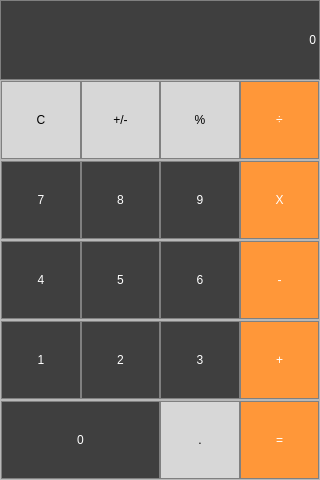
<?xml version="1.0" encoding="UTF-8"?>
<ui version="4.0">
 <class>MainWindow</class>
 <widget class="QMainWindow" name="MainWindow">
  <property name="geometry">
   <rect>
    <x>0</x>
    <y>0</y>
    <width>320</width>
    <height>480</height>
   </rect>
  </property>
  <property name="windowTitle">
   <string>Calculator</string>
  </property>
  <widget class="QWidget" name="centralwidget">
   <layout class="QVBoxLayout" name="verticalLayout">
    <property name="spacing">
     <number>0</number>
    </property>
    <property name="leftMargin">
     <number>0</number>
    </property>
    <property name="topMargin">
     <number>0</number>
    </property>
    <property name="rightMargin">
     <number>0</number>
    </property>
    <property name="bottomMargin">
     <number>0</number>
    </property>
    <item>
     <widget class="QLabel" name="label">
      <property name="styleSheet">
       <string notr="true">QLabel {
	font: 20pt &quot;Segoe UI&quot;;
	color:white;
  qproperty-alignment: 'AlignVCenter | AlignRight';
  border: 1px solid gray;
  background-color: #3f3f3f;
}
</string>
      </property>
      <property name="text">
       <string>0</string>
      </property>
      <property name="alignment">
       <set>Qt::AlignRight|Qt::AlignTrailing|Qt::AlignVCenter</set>
      </property>
     </widget>
    </item>
    <item>
     <widget class="QFrame" name="frame">
      <property name="frameShape">
       <enum>QFrame::StyledPanel</enum>
      </property>
      <property name="frameShadow">
       <enum>QFrame::Raised</enum>
      </property>
      <property name="lineWidth">
       <number>1</number>
      </property>
      <layout class="QHBoxLayout" name="horizontalLayout">
       <property name="spacing">
        <number>0</number>
       </property>
       <property name="leftMargin">
        <number>0</number>
       </property>
       <property name="topMargin">
        <number>0</number>
       </property>
       <property name="rightMargin">
        <number>0</number>
       </property>
       <property name="bottomMargin">
        <number>0</number>
       </property>
       <item>
        <widget class="QPushButton" name="pushButton_clear">
         <property name="sizePolicy">
          <sizepolicy hsizetype="Minimum" vsizetype="Minimum">
           <horstretch>0</horstretch>
           <verstretch>0</verstretch>
          </sizepolicy>
         </property>
         <property name="styleSheet">
          <string notr="true">QPushButton {
	font: 16pt &quot;Segoe UI&quot;;
	color:black;
  background-color: rgb(215, 215, 215);
  border: 1px solid gray;
}
QPushButton:pressed {
    background-color: qlineargradient(x1: 0, y1: 0, x2: 0, y2: 1,
                                      stop: 0 #BEBEBE, stop: 1 #D7D7D7);
}</string>
         </property>
         <property name="text">
          <string>C</string>
         </property>
        </widget>
       </item>
       <item>
        <widget class="QPushButton" name="pushButton_plusminus">
         <property name="sizePolicy">
          <sizepolicy hsizetype="Minimum" vsizetype="Minimum">
           <horstretch>0</horstretch>
           <verstretch>0</verstretch>
          </sizepolicy>
         </property>
         <property name="styleSheet">
          <string notr="true">QPushButton {
	font: 16pt &quot;Segoe UI&quot;;
	color:black;
  background-color: rgb(215, 215, 215);
  border: 1px solid gray;
}
QPushButton:pressed {
    background-color: qlineargradient(x1: 0, y1: 0, x2: 0, y2: 1,
                                      stop: 0 #BEBEBE, stop: 1 #D7D7D7);
}</string>
         </property>
         <property name="text">
          <string>+/-</string>
         </property>
        </widget>
       </item>
       <item>
        <widget class="QPushButton" name="pushButton_percent">
         <property name="sizePolicy">
          <sizepolicy hsizetype="Minimum" vsizetype="Minimum">
           <horstretch>0</horstretch>
           <verstretch>0</verstretch>
          </sizepolicy>
         </property>
         <property name="styleSheet">
          <string notr="true">QPushButton {
	font: 16pt &quot;Segoe UI&quot;;
	color:black;
  background-color: rgb(215, 215, 215);
  border: 1px solid gray;
}
QPushButton:pressed {
    background-color: qlineargradient(x1: 0, y1: 0, x2: 0, y2: 1,
                                      stop: 0 #BEBEBE, stop: 1 #D7D7D7);
}</string>
         </property>
         <property name="text">
          <string>%</string>
         </property>
        </widget>
       </item>
       <item>
        <widget class="QPushButton" name="pushButton_divide">
         <property name="sizePolicy">
          <sizepolicy hsizetype="Minimum" vsizetype="Minimum">
           <horstretch>0</horstretch>
           <verstretch>0</verstretch>
          </sizepolicy>
         </property>
         <property name="styleSheet">
          <string notr="true">QPushButton {
	font: 20pt &quot;Segoe UI&quot;;
  background-color: rgb(255, 151, 57);
  color: white; 
  border: 1px solid gray;
}

QPushButton:pressed {
    background-color: qlineargradient(x1: 0, y1: 0, x2: 0, y2: 1,
                                      stop: 0 #FF7832, stop: 1 #FF9739);
}</string>
         </property>
         <property name="text">
          <string>÷</string>
         </property>
        </widget>
       </item>
      </layout>
     </widget>
    </item>
    <item>
     <widget class="QFrame" name="frame_2">
      <property name="frameShape">
       <enum>QFrame::StyledPanel</enum>
      </property>
      <property name="frameShadow">
       <enum>QFrame::Raised</enum>
      </property>
      <property name="lineWidth">
       <number>1</number>
      </property>
      <layout class="QHBoxLayout" name="horizontalLayout_2">
       <property name="spacing">
        <number>0</number>
       </property>
       <property name="leftMargin">
        <number>0</number>
       </property>
       <property name="topMargin">
        <number>0</number>
       </property>
       <property name="rightMargin">
        <number>0</number>
       </property>
       <property name="bottomMargin">
        <number>0</number>
       </property>
       <item>
        <widget class="QPushButton" name="pushButton_7">
         <property name="sizePolicy">
          <sizepolicy hsizetype="Minimum" vsizetype="Minimum">
           <horstretch>0</horstretch>
           <verstretch>0</verstretch>
          </sizepolicy>
         </property>
         <property name="styleSheet">
          <string notr="true">QPushButton {
	font: 16pt &quot;Segoe UI&quot;;
  color: white; 
   background-color: #3f3f3f;
   border: 1px solid gray;
}
QPushButton:pressed {
    background-color: qlineargradient(x1: 0, y1: 0, x2: 0, y2: 1,
                                      stop: 0 #303030, stop: 1 #3f3f3f);
}</string>
         </property>
         <property name="text">
          <string>7</string>
         </property>
        </widget>
       </item>
       <item>
        <widget class="QPushButton" name="pushButton_8">
         <property name="sizePolicy">
          <sizepolicy hsizetype="Minimum" vsizetype="Minimum">
           <horstretch>0</horstretch>
           <verstretch>0</verstretch>
          </sizepolicy>
         </property>
         <property name="styleSheet">
          <string notr="true">QPushButton {
	font: 16pt &quot;Segoe UI&quot;;
  color: white; 
   background-color: #3f3f3f;
   border: 1px solid gray;
}
QPushButton:pressed {
    background-color: qlineargradient(x1: 0, y1: 0, x2: 0, y2: 1,
                                      stop: 0 #303030, stop: 1 #3f3f3f);
}</string>
         </property>
         <property name="text">
          <string>8</string>
         </property>
        </widget>
       </item>
       <item>
        <widget class="QPushButton" name="pushButton_9">
         <property name="sizePolicy">
          <sizepolicy hsizetype="Minimum" vsizetype="Minimum">
           <horstretch>0</horstretch>
           <verstretch>0</verstretch>
          </sizepolicy>
         </property>
         <property name="styleSheet">
          <string notr="true">QPushButton {
	font: 16pt &quot;Segoe UI&quot;;
  color: white; 
   background-color: #3f3f3f;
   border: 1px solid gray;
}
QPushButton:pressed {
    background-color: qlineargradient(x1: 0, y1: 0, x2: 0, y2: 1,
                                      stop: 0 #303030, stop: 1 #3f3f3f);
}</string>
         </property>
         <property name="text">
          <string>9</string>
         </property>
        </widget>
       </item>
       <item>
        <widget class="QPushButton" name="pushButton_multiply">
         <property name="sizePolicy">
          <sizepolicy hsizetype="Minimum" vsizetype="Minimum">
           <horstretch>0</horstretch>
           <verstretch>0</verstretch>
          </sizepolicy>
         </property>
         <property name="styleSheet">
          <string notr="true">QPushButton {
	font: 16pt &quot;Segoe UI&quot;;
  background-color: rgb(255, 151, 57);
  color: white; 
  border: 1px solid gray;
}

QPushButton:pressed {
    background-color: qlineargradient(x1: 0, y1: 0, x2: 0, y2: 1,
                                      stop: 0 #FF7832, stop: 1 #FF9739);
}</string>
         </property>
         <property name="text">
          <string>X</string>
         </property>
        </widget>
       </item>
      </layout>
     </widget>
    </item>
    <item>
     <widget class="QFrame" name="frame_3">
      <property name="frameShape">
       <enum>QFrame::StyledPanel</enum>
      </property>
      <property name="frameShadow">
       <enum>QFrame::Raised</enum>
      </property>
      <property name="lineWidth">
       <number>1</number>
      </property>
      <layout class="QHBoxLayout" name="horizontalLayout_3">
       <property name="spacing">
        <number>0</number>
       </property>
       <property name="leftMargin">
        <number>0</number>
       </property>
       <property name="topMargin">
        <number>0</number>
       </property>
       <property name="rightMargin">
        <number>0</number>
       </property>
       <property name="bottomMargin">
        <number>0</number>
       </property>
       <item>
        <widget class="QPushButton" name="pushButton_4">
         <property name="sizePolicy">
          <sizepolicy hsizetype="Minimum" vsizetype="Minimum">
           <horstretch>0</horstretch>
           <verstretch>0</verstretch>
          </sizepolicy>
         </property>
         <property name="styleSheet">
          <string notr="true">QPushButton {
	font: 16pt &quot;Segoe UI&quot;;
  color: white; 
   background-color: #3f3f3f;
   border: 1px solid gray;
}
QPushButton:pressed {
    background-color: qlineargradient(x1: 0, y1: 0, x2: 0, y2: 1,
                                      stop: 0 #303030, stop: 1 #3f3f3f);
}</string>
         </property>
         <property name="text">
          <string>4</string>
         </property>
        </widget>
       </item>
       <item>
        <widget class="QPushButton" name="pushButton_5">
         <property name="sizePolicy">
          <sizepolicy hsizetype="Minimum" vsizetype="Minimum">
           <horstretch>0</horstretch>
           <verstretch>0</verstretch>
          </sizepolicy>
         </property>
         <property name="styleSheet">
          <string notr="true">QPushButton {
	font: 16pt &quot;Segoe UI&quot;;
  color: white; 
   background-color: #3f3f3f;
   border: 1px solid gray;
}
QPushButton:pressed {
    background-color: qlineargradient(x1: 0, y1: 0, x2: 0, y2: 1,
                                      stop: 0 #303030, stop: 1 #3f3f3f);
}</string>
         </property>
         <property name="text">
          <string>5</string>
         </property>
        </widget>
       </item>
       <item>
        <widget class="QPushButton" name="pushButton_6">
         <property name="sizePolicy">
          <sizepolicy hsizetype="Minimum" vsizetype="Minimum">
           <horstretch>0</horstretch>
           <verstretch>0</verstretch>
          </sizepolicy>
         </property>
         <property name="styleSheet">
          <string notr="true">QPushButton {
	font: 16pt &quot;Segoe UI&quot;;
  color: white; 
   background-color: #3f3f3f;
   border: 1px solid gray;
}
QPushButton:pressed {
    background-color: qlineargradient(x1: 0, y1: 0, x2: 0, y2: 1,
                                      stop: 0 #303030, stop: 1 #3f3f3f);
}</string>
         </property>
         <property name="text">
          <string>6</string>
         </property>
        </widget>
       </item>
       <item>
        <widget class="QPushButton" name="pushButton_minus">
         <property name="sizePolicy">
          <sizepolicy hsizetype="Minimum" vsizetype="Minimum">
           <horstretch>0</horstretch>
           <verstretch>0</verstretch>
          </sizepolicy>
         </property>
         <property name="styleSheet">
          <string notr="true">QPushButton {
	font: 20pt &quot;Segoe UI&quot;;
  background-color: rgb(255, 151, 57);
  color: white; 
  border: 1px solid gray;
}

QPushButton:pressed {
    background-color: qlineargradient(x1: 0, y1: 0, x2: 0, y2: 1,
                                      stop: 0 #FF7832, stop: 1 #FF9739);
}</string>
         </property>
         <property name="text">
          <string>-</string>
         </property>
        </widget>
       </item>
      </layout>
     </widget>
    </item>
    <item>
     <widget class="QFrame" name="frame_4">
      <property name="frameShape">
       <enum>QFrame::StyledPanel</enum>
      </property>
      <property name="frameShadow">
       <enum>QFrame::Raised</enum>
      </property>
      <property name="lineWidth">
       <number>1</number>
      </property>
      <layout class="QHBoxLayout" name="horizontalLayout_4">
       <property name="spacing">
        <number>0</number>
       </property>
       <property name="leftMargin">
        <number>0</number>
       </property>
       <property name="topMargin">
        <number>0</number>
       </property>
       <property name="rightMargin">
        <number>0</number>
       </property>
       <property name="bottomMargin">
        <number>0</number>
       </property>
       <item>
        <widget class="QPushButton" name="pushButton_1">
         <property name="sizePolicy">
          <sizepolicy hsizetype="Minimum" vsizetype="Minimum">
           <horstretch>0</horstretch>
           <verstretch>0</verstretch>
          </sizepolicy>
         </property>
         <property name="styleSheet">
          <string notr="true">QPushButton {
	font: 16pt &quot;Segoe UI&quot;;
  color: white; 
   background-color: #3f3f3f;
   border: 1px solid gray;
}
QPushButton:pressed {
    background-color: qlineargradient(x1: 0, y1: 0, x2: 0, y2: 1,
                                      stop: 0 #303030, stop: 1 #3f3f3f);
}</string>
         </property>
         <property name="text">
          <string>1</string>
         </property>
        </widget>
       </item>
       <item>
        <widget class="QPushButton" name="pushButton_2">
         <property name="sizePolicy">
          <sizepolicy hsizetype="Minimum" vsizetype="Minimum">
           <horstretch>0</horstretch>
           <verstretch>0</verstretch>
          </sizepolicy>
         </property>
         <property name="styleSheet">
          <string notr="true">QPushButton {
	font: 16pt &quot;Segoe UI&quot;;
  color: white; 
   background-color: #3f3f3f;
   border: 1px solid gray;
}
QPushButton:pressed {
    background-color: qlineargradient(x1: 0, y1: 0, x2: 0, y2: 1,
                                      stop: 0 #303030, stop: 1 #3f3f3f);
}</string>
         </property>
         <property name="text">
          <string>2</string>
         </property>
        </widget>
       </item>
       <item>
        <widget class="QPushButton" name="pushButton_3">
         <property name="sizePolicy">
          <sizepolicy hsizetype="Minimum" vsizetype="Minimum">
           <horstretch>0</horstretch>
           <verstretch>0</verstretch>
          </sizepolicy>
         </property>
         <property name="styleSheet">
          <string notr="true">QPushButton {
	font: 16pt &quot;Segoe UI&quot;;
  color: white; 
   background-color: #3f3f3f;
   border: 1px solid gray;
}
QPushButton:pressed {
    background-color: qlineargradient(x1: 0, y1: 0, x2: 0, y2: 1,
                                      stop: 0 #303030, stop: 1 #3f3f3f);
}</string>
         </property>
         <property name="text">
          <string>3</string>
         </property>
        </widget>
       </item>
       <item>
        <widget class="QPushButton" name="pushButton_add">
         <property name="sizePolicy">
          <sizepolicy hsizetype="Minimum" vsizetype="Minimum">
           <horstretch>0</horstretch>
           <verstretch>0</verstretch>
          </sizepolicy>
         </property>
         <property name="styleSheet">
          <string notr="true">QPushButton {
	font: 20pt &quot;Segoe UI&quot;;
  background-color: rgb(255, 151, 57);
  color: white; 
  border: 1px solid gray;
}

QPushButton:pressed {
    background-color: qlineargradient(x1: 0, y1: 0, x2: 0, y2: 1,
                                      stop: 0 #FF7832, stop: 1 #FF9739);
}</string>
         </property>
         <property name="text">
          <string>+</string>
         </property>
        </widget>
       </item>
      </layout>
     </widget>
    </item>
    <item>
     <widget class="QFrame" name="frame_5">
      <property name="frameShape">
       <enum>QFrame::StyledPanel</enum>
      </property>
      <property name="frameShadow">
       <enum>QFrame::Raised</enum>
      </property>
      <layout class="QGridLayout" name="gridLayout">
       <property name="leftMargin">
        <number>0</number>
       </property>
       <property name="topMargin">
        <number>0</number>
       </property>
       <property name="rightMargin">
        <number>0</number>
       </property>
       <property name="bottomMargin">
        <number>0</number>
       </property>
       <property name="spacing">
        <number>0</number>
       </property>
       <item row="0" column="0">
        <widget class="QPushButton" name="pushButton_0">
         <property name="sizePolicy">
          <sizepolicy hsizetype="Minimum" vsizetype="Minimum">
           <horstretch>10</horstretch>
           <verstretch>0</verstretch>
          </sizepolicy>
         </property>
         <property name="styleSheet">
          <string notr="true">QPushButton {
	font: 16pt &quot;Segoe UI&quot;;
  color: white; 
   background-color: #3f3f3f;
   border: 1px solid gray;
}
QPushButton:pressed {
    background-color: qlineargradient(x1: 0, y1: 0, x2: 0, y2: 1,
                                      stop: 0 #303030, stop: 1 #3f3f3f);
}</string>
         </property>
         <property name="text">
          <string>0</string>
         </property>
        </widget>
       </item>
       <item row="0" column="1">
        <widget class="QPushButton" name="pushButton_decimal">
         <property name="sizePolicy">
          <sizepolicy hsizetype="Minimum" vsizetype="Minimum">
           <horstretch>5</horstretch>
           <verstretch>0</verstretch>
          </sizepolicy>
         </property>
         <property name="styleSheet">
          <string notr="true">QPushButton {
	font: 20pt &quot;Segoe UI&quot;;
	color:black;
  background-color: rgb(215, 215, 215);
  border: 1px solid gray;
}
QPushButton:pressed {
    background-color: qlineargradient(x1: 0, y1: 0, x2: 0, y2: 1,
                                      stop: 0 #BEBEBE, stop: 1 #D7D7D7);
}</string>
         </property>
         <property name="text">
          <string>.</string>
         </property>
        </widget>
       </item>
       <item row="0" column="2">
        <widget class="QPushButton" name="pushButton_equal">
         <property name="sizePolicy">
          <sizepolicy hsizetype="Minimum" vsizetype="Minimum">
           <horstretch>5</horstretch>
           <verstretch>0</verstretch>
          </sizepolicy>
         </property>
         <property name="styleSheet">
          <string notr="true">QPushButton {
	font: 20pt &quot;Segoe UI&quot;;
  background-color: rgb(255, 151, 57);
  color: white; 
  border: 1px solid gray;
}

QPushButton:pressed {
    background-color: qlineargradient(x1: 0, y1: 0, x2: 0, y2: 1,
                                      stop: 0 #FF7832, stop: 1 #FF9739);
}</string>
         </property>
         <property name="text">
          <string>=</string>
         </property>
        </widget>
       </item>
      </layout>
     </widget>
    </item>
   </layout>
  </widget>
 </widget>
 <resources/>
 <connections>
  <connection>
   <sender>pushButton_1</sender>
   <signal>clicked()</signal>
   <receiver>label</receiver>
   <slot>update()</slot>
   <hints>
    <hint type="sourcelabel">
     <x>60</x>
     <y>363</y>
    </hint>
    <hint type="destinationlabel">
     <x>8</x>
     <y>36</y>
    </hint>
   </hints>
  </connection>
  <connection>
   <sender>pushButton_2</sender>
   <signal>clicked()</signal>
   <receiver>label</receiver>
   <slot>update()</slot>
   <hints>
    <hint type="sourcelabel">
     <x>96</x>
     <y>346</y>
    </hint>
    <hint type="destinationlabel">
     <x>87</x>
     <y>26</y>
    </hint>
   </hints>
  </connection>
  <connection>
   <sender>pushButton_3</sender>
   <signal>clicked()</signal>
   <receiver>label</receiver>
   <slot>update()</slot>
   <hints>
    <hint type="sourcelabel">
     <x>167</x>
     <y>343</y>
    </hint>
    <hint type="destinationlabel">
     <x>171</x>
     <y>34</y>
    </hint>
   </hints>
  </connection>
  <connection>
   <sender>pushButton_4</sender>
   <signal>clicked()</signal>
   <receiver>label</receiver>
   <slot>update()</slot>
   <hints>
    <hint type="sourcelabel">
     <x>18</x>
     <y>257</y>
    </hint>
    <hint type="destinationlabel">
     <x>25</x>
     <y>56</y>
    </hint>
   </hints>
  </connection>
  <connection>
   <sender>pushButton_5</sender>
   <signal>clicked()</signal>
   <receiver>label</receiver>
   <slot>update()</slot>
   <hints>
    <hint type="sourcelabel">
     <x>92</x>
     <y>249</y>
    </hint>
    <hint type="destinationlabel">
     <x>104</x>
     <y>42</y>
    </hint>
   </hints>
  </connection>
  <connection>
   <sender>pushButton_6</sender>
   <signal>clicked()</signal>
   <receiver>label</receiver>
   <slot>update()</slot>
   <hints>
    <hint type="sourcelabel">
     <x>177</x>
     <y>246</y>
    </hint>
    <hint type="destinationlabel">
     <x>185</x>
     <y>57</y>
    </hint>
   </hints>
  </connection>
  <connection>
   <sender>pushButton_7</sender>
   <signal>clicked()</signal>
   <receiver>label</receiver>
   <slot>update()</slot>
   <hints>
    <hint type="sourcelabel">
     <x>39</x>
     <y>173</y>
    </hint>
    <hint type="destinationlabel">
     <x>40</x>
     <y>65</y>
    </hint>
   </hints>
  </connection>
  <connection>
   <sender>pushButton_8</sender>
   <signal>clicked()</signal>
   <receiver>label</receiver>
   <slot>update()</slot>
   <hints>
    <hint type="sourcelabel">
     <x>111</x>
     <y>164</y>
    </hint>
    <hint type="destinationlabel">
     <x>117</x>
     <y>55</y>
    </hint>
   </hints>
  </connection>
  <connection>
   <sender>pushButton_9</sender>
   <signal>clicked()</signal>
   <receiver>label</receiver>
   <slot>update()</slot>
   <hints>
    <hint type="sourcelabel">
     <x>194</x>
     <y>166</y>
    </hint>
    <hint type="destinationlabel">
     <x>199</x>
     <y>40</y>
    </hint>
   </hints>
  </connection>
  <connection>
   <sender>pushButton_0</sender>
   <signal>clicked()</signal>
   <receiver>label</receiver>
   <slot>update()</slot>
   <hints>
    <hint type="sourcelabel">
     <x>83</x>
     <y>428</y>
    </hint>
    <hint type="destinationlabel">
     <x>280</x>
     <y>60</y>
    </hint>
   </hints>
  </connection>
  <connection>
   <sender>pushButton_decimal</sender>
   <signal>clicked()</signal>
   <receiver>label</receiver>
   <slot>update()</slot>
   <hints>
    <hint type="sourcelabel">
     <x>176</x>
     <y>450</y>
    </hint>
    <hint type="destinationlabel">
     <x>310</x>
     <y>65</y>
    </hint>
   </hints>
  </connection>
 </connections>
</ui>
